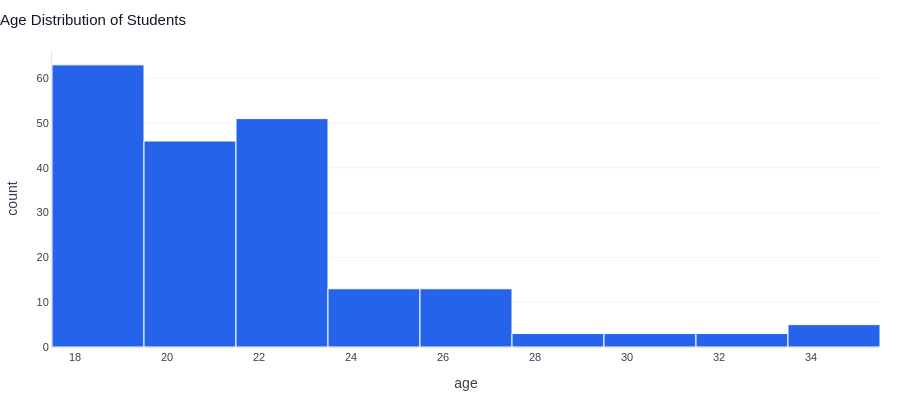

Notebook cell for this chart:
### Code cell
fig = px.histogram(students, x='age', nbins=15,
                   color_discrete_sequence=[PALETTE['primary']])
fig.update_traces(marker_line_color='white', marker_line_width=1)
clean_layout(fig, 'Age Distribution of Students')
fig.show()

### Figure 1 — Plotly figure (JSON) as saved in the notebook; plotly's stock layout.template omitted (floating-point values rounded to 4 significant figures; data arrays with more than 128 entries replaced by an {"elided": "..."} marker saying what was removed)
{"data": [{"bingroup": "x", "hovertemplate": "age=%{x}<br>count=%{y}<extra></extra>", "legendgroup": "", "marker": {"color": "#2563EB", "line": {"color": "white", "width": 1}, "pattern": {"shape": ""}}, "name": "", "nbinsx": 15, "orientation": "v", "showlegend": false, "type": "histogram", "x": {"elided": "200 int values"}, "xaxis": "x", "yaxis": "y"}], "layout": {"barmode": "relative", "font": {"color": "#374151", "family": "Arial", "size": 12}, "height": 400, "legend": {"bgcolor": "rgba(0,0,0,0)", "font": {"size": 11}, "orientation": "h", "tracegroupgap": 0, "x": 1, "xanchor": "right", "y": 1.02, "yanchor": "bottom"}, "margin": {"b": 20, "l": 20, "r": 20, "t": 50}, "paper_bgcolor": "white", "plot_bgcolor": "white", "title": {"font": {"color": "#111827", "size": 15}, "text": "Age Distribution of Students", "x": 0}, "xaxis": {"anchor": "y", "domain": [0, 1], "linecolor": "#E2E8F0", "showgrid": false, "tickfont": {"size": 11}, "title": {"text": "age"}}, "yaxis": {"anchor": "x", "domain": [0, 1], "gridcolor": "#F3F4F6", "linecolor": "#E2E8F0", "tickfont": {"size": 11}, "title": {"text": "count"}}}}
